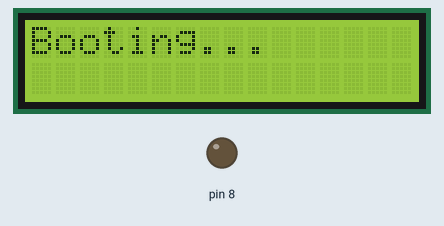
Simulated run of this sketch. Board: Arduino Uno, built with avr-gcc and run on an emulated ATmega328P. Parts: 16×2 character LCD, output pins drawn as LEDs (lit = HIGH).

Above: at 0.1 s.
At 5.1 s:
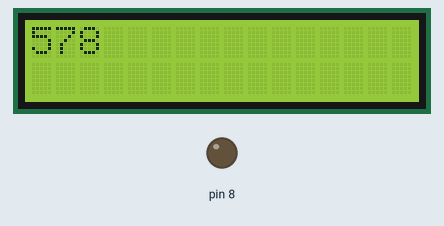
At 9.1 s:
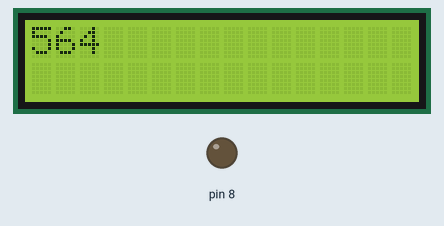
At 19.1 s:
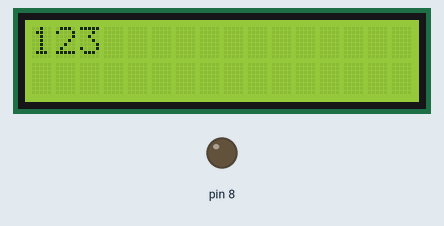
At 28.2 s:
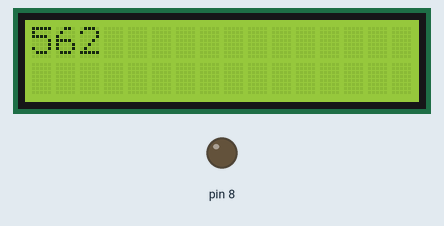
At 38.2 s:
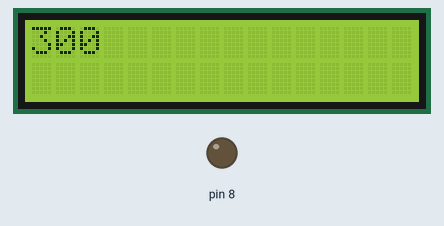

Measured:
- what the display in image 1 shows lasts 1.0 s, from 5.0 s to 6.0 s

The sketch:

millis.ino
```cpp
#include <Wire.h>
#include <LiquidCrystal_I2C.h>

unsigned long preTime;
unsigned long Time;
unsigned long counter=0;
LiquidCrystal_I2C lcd(0x27, 16, 2);
void setup() {
  // put your setup code here, to run once:
lcd.begin();
  lcd.print("Booting...");
  pinMode(8,OUTPUT),
  analogWrite(8, 10);

}


void loop() {
 // Time = millis()-preTime;
 if((millis()-preTime)>=1000)
 {

   lcd.clear();
  lcd.print(counter);
  preTime=millis();
  counter=0;
 }
 else{
 counter++;


 }
 /*
  lcd.clear();
  lcd.print(Time);
  preTime=millis();
  delay(1000);*/


}
```
